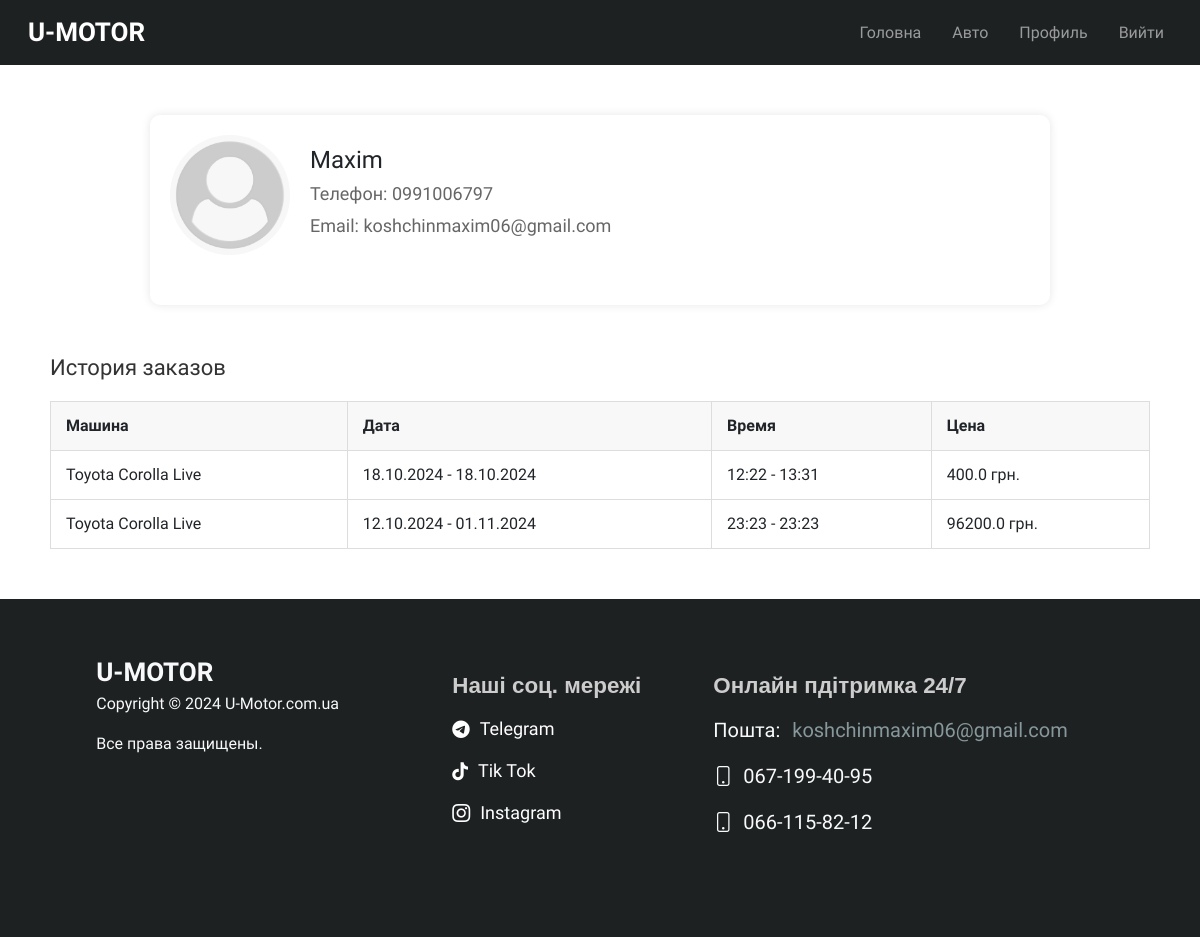
The app's page /my_profile/Maxim (signed in) with its own data.
### app/models.py (models this page shows)
class User(UserMixin, db.Model):
    __tablename__ = 'user'  # Явно указываем имя таблицы
    id = db.Column(db.Integer, primary_key=True)
    user_name = db.Column(db.String(100), unique=True, nullable=False)
    user_password = db.Column(db.String(100), nullable=False)
    user_email = db.Column(db.String, unique=True, nullable=False)
    user_phone = db.Column(db.String, unique=True, nullable=False)
    user_photo = db.Column(db.String, nullable=False, default="default.png")
    is_admin = db.Column(db.Boolean, default=False)
    orders = db.relationship('Order', backref='user_relationship', lazy=True)

class Order(db.Model):
    __tablename__ = 'order'  # Явно указываем имя таблицы
    id = db.Column(db.Integer, primary_key=True)
    user_id = db.Column(db.Integer, db.ForeignKey('user.id'), nullable=True)
    user_phone = db.Column(db.String, nullable=True)
    car_id = db.Column(db.Integer, db.ForeignKey('cars.id'), nullable=False)
    start_date = db.Column(db.DateTime, nullable=False)
    stop_date = db.Column(db.DateTime, nullable=False)
    total_price = db.Column(db.Float, nullable=False)
    car = db.relationship('Cars', back_populates='orders')

class Cars(db.Model):
    __tablename__ = 'cars'  # Явно указываем имя таблицы
    id = db.Column(db.Integer, primary_key=True)
    car = db.Column(db.String, nullable=False)
    brand = db.Column(db.String, nullable=False)
    price = db.Column(db.Integer, nullable=False)  # Цена за день
    body = db.Column(db.String, nullable=False)
    image = db.Column(db.String, nullable=False, default="default.png")
    orders = db.relationship('Order', back_populates='car', lazy=True)

### app/routes.py (the view)
@bp.route("/my_profile/<string:user_name>", methods=["GET", "POST"])
@login_required
def my_profile(user_name):
    forms = register_or_login()
    user = User.query.filter_by(user_name=user_name).first()
    if not user:
        flash('Пользователь не найден', 'warning')
        return redirect(url_for('main.home'))
    return render_template("my_profile.html", user=user, loginForm=forms[0], registerForm=forms[1])

### app/__init__.py (called while the page is built)
@login_manager.user_loader
def load_user(user_id):
    return User.query.get(int(user_id))

### app/routes.py (called while the page is built, shortened)
def register_or_login():
    loginForm = LoginForm()
    registerForm = RegisterForm()
    return [loginForm, registerForm]

### app/templates/my_profile.html (shortened to what this page needs)
{% extends "base.html" %}
{% block content %}
<div class="profile__wrapper">
    <div class="profile-container">
        <div class="profile-header">
            <img src="{{ url_for('static', filename='/photos/users/' + user.user_photo) }}" alt="{{ user.user_name }}" class="avatar">
            <div class="user-info">
                <h1>{{ user.user_name }}</h1>
                <p>Телефон: {{ user.user_phone }}</p>
                <p>Email: {{ user.user_email }}</p>
            </div>
        </div>
    </div>
    <div class="order-history">
        <h2>История заказов</h2>
        <table>
            <thead>
            <tr>
                <th>Машина</th>
                <th>Дата</th>
                <th>Время</th>
                <th>Цена</th>
            </tr>
            </thead>
            <tbody>
            {% for order in user.orders %}
            <tr>
                <td>{{ order.car.brand }} {{ order.car.car }}</td>
                <td>{{ order.start_date.strftime('%d.%m.%Y') }} - {{ order.stop_date.strftime('%d.%m.%Y') }}</td>
                <td>{{ order.start_date.strftime('%H:%M') }} - {{ order.stop_date.strftime('%H:%M') }}</td>
                <td>{{ order.total_price }} грн.</td>
            </tr>
            {% endfor %}
            </tbody>
        </table>
    </div>
</div>
{% endblock %}

### app/static/styles/styles.css (style rules this page uses)
* { font-family:"Exo 2", sans-serif; }
html, body { margin: 0; padding: 0; width: 100%; min-height: 100vh; overflow-x: hidden; }
body { display: flex; flex-direction: column; }
.profile__wrapper { padding: 0 15px; margin-bottom: 50px; }
.profile-container { max-width: 900px; margin: 50px auto; padding: 20px; background-color: white; border-radius: 10px; box-shadow: 0 0 10px rgba(0, 0, 0, 0.1); }
.profile-header { display: flex; align-items: center; margin-bottom: 30px; }
.profile-header .avatar { width: 120px; height: 120px; border-radius: 50%; object-fit: cover; margin-right: 20px; }
.profile-header .user-info h1 { margin: 0; font-size: 24px; }
.profile-header .user-info p { margin: 5px 0; font-size: 18px; color: #666; }
.order-history { max-width: 1100px; margin: 0 auto; }
.order-history h2 { font-size: 22px; margin-bottom: 20px; color: #333; }
.order-history table { width: 100%; border-collapse: collapse; margin-top: 10px; }
.order-history table th, .order-history table td { padding: 12px 15px; border: 1px solid #ddd; text-align: left; }
.order-history table th { background-color: #f8f8f8; }
.order-history table td { background-color: #fff; }

### records on screen
User: user_photo (placeholder picture), user_name "Maxim", user_phone "0991006797", user_email "koshchinmaxim06@gmail.com"
Order: car.brand "Toyota", car.car "Corolla Live", start_date "18.10.2024", stop_date "18.10.2024", start_date "12:22", stop_date "13:31", total_price "400.0"
Order: car.brand "Toyota", car.car "Corolla Live", start_date "12.10.2024", stop_date "01.11.2024", start_date "23:23", stop_date "23:23", total_price "96200.0"
